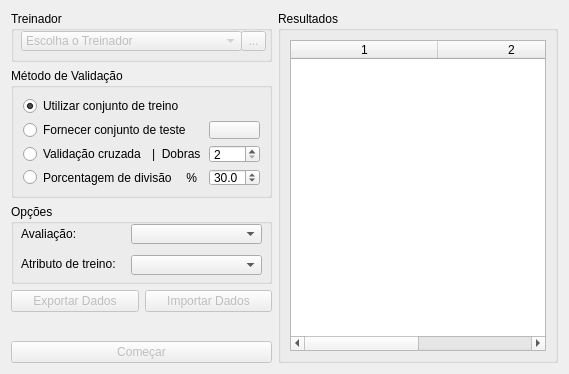
     <widget class="QWidget" name="tab_validacao">
      <attribute name="title">
       <string>Validação</string>
      </attribute>
      <layout class="QGridLayout" name="gridLayout_7">
       <item row="0" column="0" colspan="2">
        <widget class="QGroupBox" name="groupBox_escolhaClassificador">
         <property name="minimumSize">
          <size>
           <width>261</width>
           <height>51</height>
          </size>
         </property>
         <property name="maximumSize">
          <size>
           <width>16777215</width>
           <height>51</height>
          </size>
         </property>
         <property name="title">
          <string>Treinador</string>
         </property>
         <widget class="QComboBox" name="comboBox_metodo">
          <property name="enabled">
           <bool>false</bool>
          </property>
          <property name="geometry">
           <rect>
            <x>10</x>
            <y>20</y>
            <width>221</width>
            <height>20</height>
           </rect>
          </property>
          <property name="insertPolicy">
           <enum>QComboBox::InsertAlphabetically</enum>
          </property>
          <item>
           <property name="text">
            <string>Escolha o Treinador</string>
           </property>
          </item>
         </widget>
         <widget class="QToolButton" name="toolButton_treinador">
          <property name="enabled">
           <bool>false</bool>
          </property>
          <property name="geometry">
           <rect>
            <x>230</x>
            <y>20</y>
            <width>25</width>
            <height>20</height>
           </rect>
          </property>
          <property name="text">
           <string>...</string>
          </property>
         </widget>
        </widget>
       </item>
       <item row="0" column="2" rowspan="6">
        <widget class="QGroupBox" name="groupBox_resultadosValidacao">
         <property name="title">
          <string>Resultados</string>
         </property>
         <layout class="QGridLayout" name="gridLayout_6">
          <item row="0" column="0">
           <widget class="QTableWidget" name="tableWidget_resultadosValidacao">
            <property name="editTriggers">
             <set>QAbstractItemView::NoEditTriggers</set>
            </property>
            <property name="alternatingRowColors">
             <bool>true</bool>
            </property>
            <property name="selectionMode">
             <enum>QAbstractItemView::SingleSelection</enum>
            </property>
            <property name="selectionBehavior">
             <enum>QAbstractItemView::SelectRows</enum>
            </property>
            <property name="columnCount">
             <number>2</number>
            </property>
            <attribute name="horizontalHeaderCascadingSectionResizes">
             <bool>false</bool>
            </attribute>
            <attribute name="horizontalHeaderDefaultSectionSize">
             <number>147</number>
            </attribute>
            <attribute name="horizontalHeaderMinimumSectionSize">
             <number>26</number>
            </attribute>
            <attribute name="horizontalHeaderStretchLastSection">
             <bool>true</bool>
            </attribute>
            <attribute name="verticalHeaderVisible">
             <bool>false</bool>
            </attribute>
            <column/>
            <column/>
           </widget>
          </item>
         </layout>
        </widget>
       </item>
       <item row="1" column="0" colspan="2">
        <widget class="QGroupBox" name="groupBox_opcoesTeste">
         <property name="minimumSize">
          <size>
           <width>261</width>
           <height>121</height>
          </size>
         </property>
         <property name="maximumSize">
          <size>
           <width>16777215</width>
           <height>130</height>
          </size>
         </property>
         <property name="title">
          <string>Método de Validação</string>
         </property>
         <layout class="QGridLayout" name="gridLayout_8">
          <item row="0" column="0" colspan="3">
           <widget class="QRadioButton" name="radioButton_treino">
            <property name="text">
             <string>Utilizar conjunto de treino</string>
            </property>
            <property name="checked">
             <bool>true</bool>
            </property>
           </widget>
          </item>
          <item row="1" column="0" colspan="3">
           <widget class="QRadioButton" name="radioButton_teste">
            <property name="text">
             <string>Fornecer conjunto de teste</string>
            </property>
           </widget>
          </item>
          <item row="1" column="3">
           <widget class="QPushButton" name="pushButton_teste">
            <property name="font">
             <font>
              <pointsize>8</pointsize>
             </font>
            </property>
            <property name="text">
             <string/>
            </property>
            <property name="icon">
             <iconset>
              <normaloff>../imagens/folder_open.png</normaloff>../imagens/folder_open.png</iconset>
            </property>
           </widget>
          </item>
          <item row="2" column="0">
           <widget class="QRadioButton" name="radioButton_kDobras">
            <property name="text">
             <string>Validação cruzada</string>
            </property>
           </widget>
          </item>
          <item row="2" column="3">
           <widget class="QSpinBox" name="spinBox_kDobras">
            <property name="minimum">
             <number>2</number>
            </property>
            <property name="maximum">
             <number>999</number>
            </property>
            <property name="value">
             <number>2</number>
            </property>
           </widget>
          </item>
          <item row="3" column="0" colspan="2">
           <widget class="QRadioButton" name="radioButton_divisao">
            <property name="text">
             <string>Porcentagem de divisão</string>
            </property>
           </widget>
          </item>
          <item row="3" column="2">
           <widget class="QLabel" name="label_kDobras_2">
            <property name="text">
             <string> %</string>
            </property>
           </widget>
          </item>
          <item row="3" column="3">
           <widget class="QDoubleSpinBox" name="doubleSpinBox_divisao">
            <property name="decimals">
             <number>1</number>
            </property>
            <property name="minimum">
             <double>1.000000000000000</double>
            </property>
            <property name="maximum">
             <double>99.000000000000000</double>
            </property>
            <property name="value">
             <double>30.000000000000000</double>
            </property>
           </widget>
          </item>
          <item row="2" column="1" colspan="2">
           <widget class="QLabel" name="label_kDobras">
            <property name="text">
             <string>|  Dobras</string>
            </property>
           </widget>
          </item>
         </layout>
        </widget>
       </item>
       <item row="2" column="0" colspan="2">
        <widget class="QGroupBox" name="groupBox_opcoesClassificacao">
         <property name="minimumSize">
          <size>
           <width>261</width>
           <height>80</height>
          </size>
         </property>
         <property name="maximumSize">
          <size>
           <width>16777215</width>
           <height>111</height>
          </size>
         </property>
         <property name="title">
          <string>Opções</string>
         </property>
         <widget class="QLabel" name="label_avaliador">
          <property name="geometry">
           <rect>
            <x>10</x>
            <y>20</y>
            <width>61</width>
            <height>20</height>
           </rect>
          </property>
          <property name="text">
           <string>Avaliação:</string>
          </property>
         </widget>
         <widget class="QComboBox" name="comboBox_avaliador">
          <property name="geometry">
           <rect>
            <x>120</x>
            <y>20</y>
            <width>131</width>
            <height>20</height>
           </rect>
          </property>
         </widget>
         <widget class="QLabel" name="label_atributoTreino">
          <property name="geometry">
           <rect>
            <x>10</x>
            <y>50</y>
            <width>101</width>
            <height>20</height>
           </rect>
          </property>
          <property name="text">
           <string>Atributo de treino:</string>
          </property>
         </widget>
         <widget class="QComboBox" name="comboBox_atributoTreino">
          <property name="geometry">
           <rect>
            <x>120</x>
            <y>51</y>
            <width>131</width>
            <height>20</height>
           </rect>
          </property>
         </widget>
        </widget>
       </item>
       <item row="3" column="0">
        <widget class="QPushButton" name="pushButton_exportarDados">
         <property name="enabled">
          <bool>false</bool>
         </property>
         <property name="text">
          <string>Exportar Dados</string>
         </property>
         <property name="icon">
          <iconset>
           <normaloff>../imagens/flecha.png</normaloff>../imagens/flecha.png</iconset>
         </property>
        </widget>
       </item>
       <item row="3" column="1">
        <widget class="QPushButton" name="pushButton_importarDados">
         <property name="enabled">
          <bool>false</bool>
         </property>
         <property name="text">
          <string>Importar Dados</string>
         </property>
         <property name="icon">
          <iconset>
           <normaloff>../imagens/flecha2.png</normaloff>../imagens/flecha2.png</iconset>
         </property>
        </widget>
       </item>
       <item row="4" column="0" colspan="2">
        <spacer name="verticalSpacer">
         <property name="orientation">
          <enum>Qt::Vertical</enum>
         </property>
         <property name="sizeHint" stdset="0">
          <size>
           <width>20</width>
           <height>23</height>
          </size>
         </property>
        </spacer>
       </item>
       <item row="5" column="0" colspan="2">
        <widget class="QPushButton" name="pushButton_start">
         <property name="enabled">
          <bool>false</bool>
         </property>
         <property name="text">
          <string>Começar</string>
         </property>
        </widget>
       </item>
      </layout>
     </widget>
